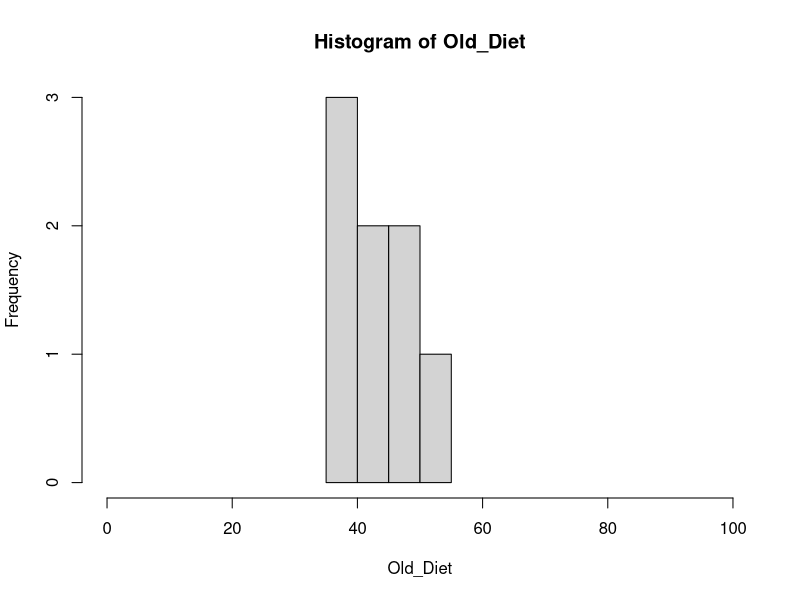
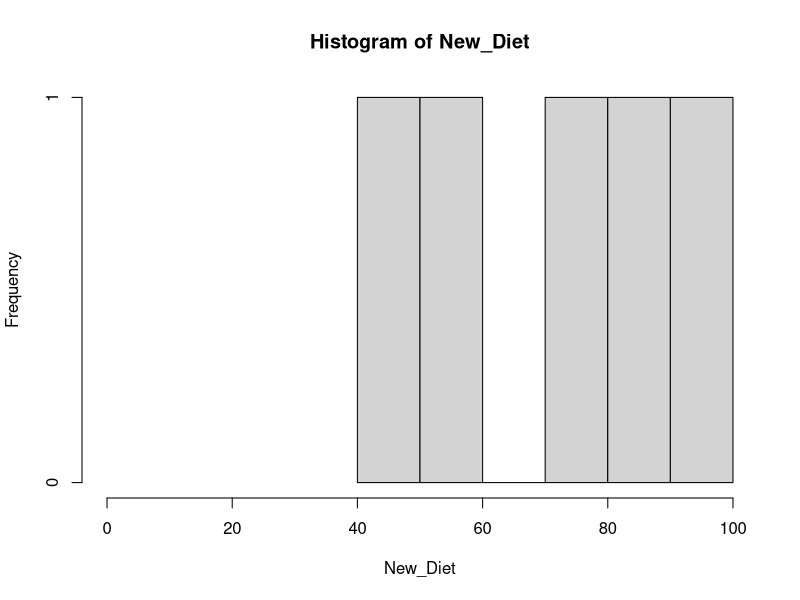
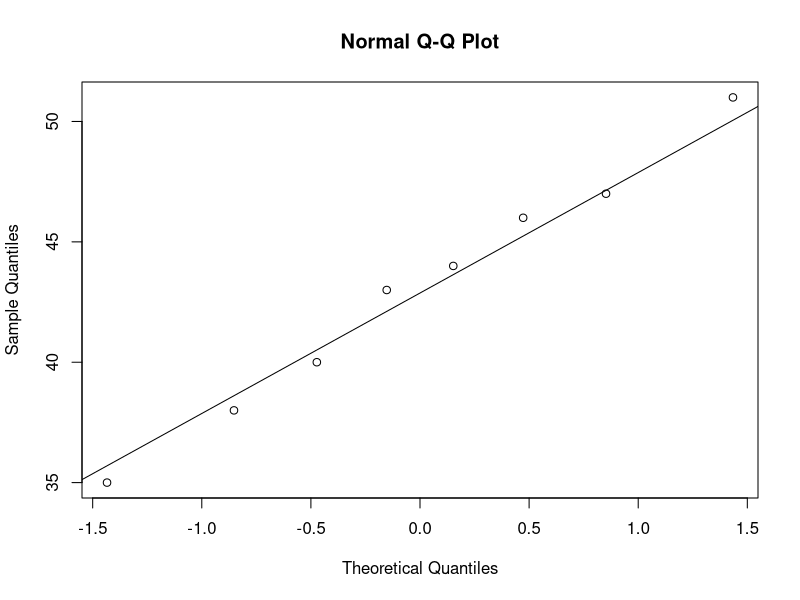
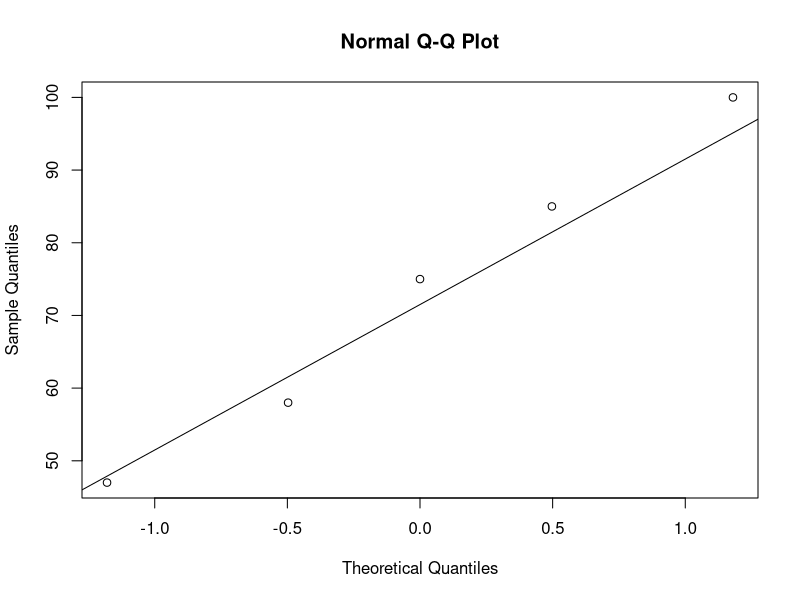

These charts were generated, in order, by the following R code:
## ---- chunk 1
Old_Diet= c(43, 51, 44, 47, 38, 46, 40, 35)
New_Diet= c(47, 75, 85, 100, 58)
hist(Old_Diet, xlim=c(0,100))
hist(New_Diet, xlim=c(0,100))
qqnorm(Old_Diet)
qqline(Old_Diet)
qqnorm(New_Diet)
qqline(New_Diet)
## ---- chunk 2
sd(Old_Diet)
sd(New_Diet)
mean(Old_Diet)
mean(New_Diet)
